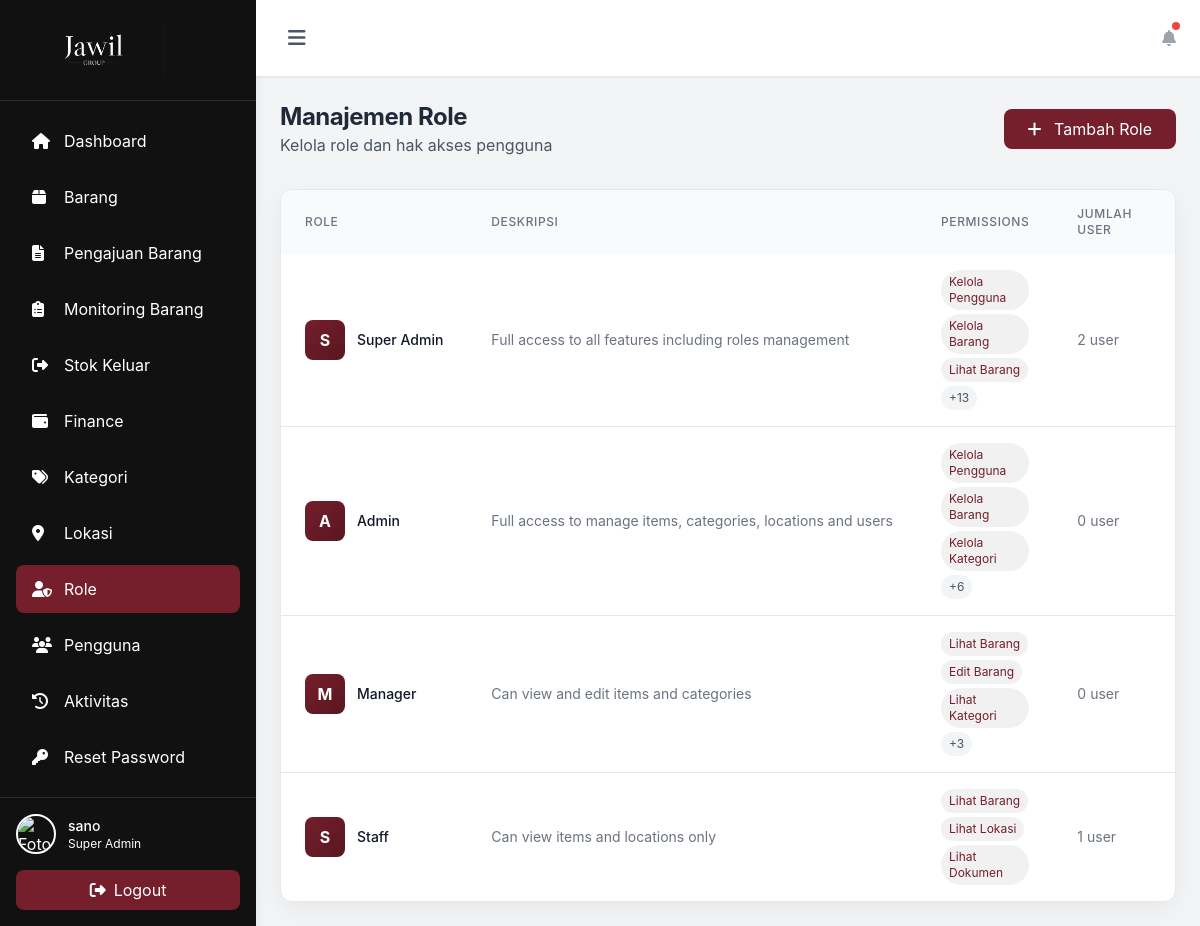
The page /roles.php (signed in) on the database its author committed.
### tables this page shows
CREATE TABLE `menus` (
  `id` int(11) NOT NULL,
  `menu_name` varchar(50) NOT NULL,
  `menu_label` varchar(100) NOT NULL,
  `menu_icon` varchar(50) NOT NULL,
  `menu_url` varchar(100) NOT NULL,
  `menu_order` int(11) DEFAULT 0,
  `is_active` tinyint(1) DEFAULT 1,
  `created_at` timestamp NOT NULL DEFAULT current_timestamp()
);

CREATE TABLE `roles` (
  `id` int(11) NOT NULL,
  `role_name` varchar(50) NOT NULL,
  `description` text DEFAULT NULL,
  `permissions` longtext DEFAULT NULL CHECK (json_valid(`permissions`)),
  `created_at` timestamp NOT NULL DEFAULT current_timestamp()
);

### includes/db.php (called while the page is built, shortened)
<?php
class Database {
    private static $instance = null;
    private $connection;
    private function __construct() {
        try {
            $this->connection = new PDO(
                "mysql:host=" . DB_HOST . ";dbname=" . DB_NAME . ";charset=utf8mb4",
                DB_USER,
                DB_PASS,
                [
                    PDO::ATTR_ERRMODE => PDO::ERRMODE_EXCEPTION,
                    PDO::ATTR_DEFAULT_FETCH_MODE => PDO::FETCH_ASSOC,
                    PDO::ATTR_EMULATE_PREPARES => false
                ]
            );
        } catch (PDOException $e) {
            die("Database connection failed: " . $e->getMessage());
        }
    }
    public static function getInstance() {
        if (self::$instance === null) {
            self::$instance = new Database();
        }
        return self::$instance;
    }
    public function query($sql, $params = []) {
        try {
            $stmt = $this->connection->prepare($sql);
            $stmt->execute($params);
            return $stmt;
        } catch (PDOException $e) {
            throw new Exception("Query failed: " . $e->getMessage());
        }
    }
    public function fetchAll($sql, $params = []) {
        $stmt = $this->query($sql, $params);
        return $stmt->fetchAll();
    }
}
?>

### includes/auth.php (called while the page is built, shortened)
<?php
require_once __DIR__ . '/db.php';
class Auth {
    public function isLoggedIn() {
        return isset($_SESSION['user_id']) && isset($_SESSION['last_activity']);
    }
    public function hasPermission($permission) {
        $permissions = $_SESSION['permissions'] ?? [];
        return in_array($permission, $permissions) || in_array('*', $permissions);
    }
    public function getCurrentUser() {
        return [
            'id' => $_SESSION['user_id'],
            'employee_id' => $_SESSION['employee_id'] ?? null,
            'username' => $_SESSION['username'],
            'full_name' => $_SESSION['full_name'],
            'profile_photo' => $_SESSION['profile_photo'] ?? null,
            'email' => $_SESSION['email'],
            'role_id' => $_SESSION['role_id'],
            'role_name' => $_SESSION['role_name'],
            'permissions' => $_SESSION['permissions']
        ];
    }
    public function getAccessibleMenus() {
        $roleId = $_SESSION['role_id'];
        $db = Database::getInstance();
        try {
            $sql = "SELECT m.*
                    FROM menus m
                    JOIN role_menu_access rma ON m.id = rma.menu_id
                    WHERE rma.role_id = ? AND rma.can_view = 1 AND m.is_active = 1
                    ORDER BY m.menu_order";
            $menus = $db->fetchAll($sql, [$roleId]);
            return $menus;
        } catch (Exception $e) {
            if ($this->isSuperAdmin()) {
                try {
                    return $db->fetchAll("SELECT * FROM menus WHERE is_active = 1 ORDER BY menu_order");
                } catch (Exception $e2) {
                    return [
                        ['menu_name' => 'dashboard', 'menu_label' => 'Dashboard', 'menu_icon' => 'fa-home', 'menu_url' => 'dashboard.php'],
                        ['menu_name' => 'items', 'menu_label' => 'Barang', 'menu_icon' => 'fa-box', 'menu_url' => 'items.php'],
                        ['menu_name' => 'categories', 'menu_label' => 'Kategori', 'menu_icon' => 'fa-tags', 'menu_url' => 'categories.php'],
                        ['menu_name' => 'locations', 'menu_label' => 'Lokasi', 'menu_icon' => 'fa-map-marker-alt', 'menu_url' => 'locations.php'],
                        ['menu_name' => 'roles', 'menu_label' => 'Role', 'menu_icon' => 'fa-user-shield', 'menu_url' => 'roles.php'],
                        ['menu_name' => 'users', 'menu_label' => 'Pengguna', 'menu_icon' => 'fa-users', 'menu_url' => 'users.php'],
                        ['menu_name' => 'logs', 'menu_label' => 'Aktivitas', 'menu_icon' => 'fa-history', 'menu_url' => 'logs.php']
                    ];
                }
            }
            return [];
        }
    }
}
$auth = new Auth();
?>

### roles.php (the view, shortened to what this page needs)
<?php
require_once 'includes/auth.php';
$auth->requireLogin();
$auth->requirePermission('roles.manage');
$availablePermissions = [
    'users.manage' => 'Kelola Pengguna',
    'items.manage' => 'Kelola Barang',
    'items.view' => 'Lihat Barang',
    'items.edit' => 'Edit Barang',
    'categories.manage' => 'Kelola Kategori',
    'categories.view' => 'Lihat Kategori',
    'categories.edit' => 'Edit Kategori',
    'locations.manage' => 'Kelola Lokasi',
    'locations.view' => 'Lihat Lokasi',
    'roles.manage' => 'Kelola Role',
    'logs.view' => 'Lihat Log Aktivitas',
    'settings.manage' => 'Pengaturan Sistem',
    'finance.view' => 'Lihat Finance',
    'finance.manage' => 'Kelola Finance',
    'documents.view' => 'Lihat Dokumen',
    'documents.manage' => 'Kelola Dokumen'
];
require_once 'includes/header.php';
$roles = $db->fetchAll("SELECT r.*, COUNT(u.id) as user_count FROM roles r LEFT JOIN users u ON r.id = u.role_id GROUP BY r.id ORDER BY r.id");
?>
<div class="mb-8 flex flex-col md:flex-row md:items-center md:justify-between gap-4">
    <div>
        <h2 class="text-2xl font-bold text-gray-800">Manajemen Role</h2>
        <p class="text-gray-600">Kelola role dan hak akses pengguna</p>
    </div>
    <button onclick="openModal('addModal')" class="bg-gradient-to-r from-purple-600 to-indigo-600 text-white px-6 py-2 rounded-lg hover:from-purple-700 hover:to-indigo-700 transition">
        <i class="fas fa-plus mr-2"></i>
        Tambah Role
    </button>
</div>
<div class="bg-white rounded-xl shadow-sm overflow-hidden">
    <div class="overflow-x-auto">
        <table class="w-full">
            <thead class="bg-gray-50">
                <tr>
                    <th class="px-6 py-4 text-left text-xs font-medium text-gray-500 uppercase tracking-wider">Role</th>
                    <th class="px-6 py-4 text-left text-xs font-medium text-gray-500 uppercase tracking-wider">Deskripsi</th>
                    <th class="px-6 py-4 text-left text-xs font-medium text-gray-500 uppercase tracking-wider">Permissions</th>
                    <th class="px-6 py-4 text-left text-xs font-medium text-gray-500 uppercase tracking-wider">Jumlah User</th>
                    <th class="px-6 py-4 text-left text-xs font-medium text-gray-500 uppercase tracking-wider">Aksi</th>
                </tr>
            </thead>
            <tbody class="divide-y divide-gray-200">
                <?php if (count($roles) > 0): ?>
                    <?php foreach ($roles as $role): ?>
                        <tr class="hover:bg-gray-50">
                            <td class="px-6 py-4 whitespace-nowrap">
                                <div class="flex items-center">
                                    <div class="w-10 h-10 bg-gradient-to-r from-purple-600 to-indigo-600 rounded-lg flex items-center justify-center text-white font-bold mr-3">
                                        <?php echo strtoupper(substr($role['role_name'], 0, 1)); ?>
                                    </div>
                                    <div>
                                        <p class="text-sm font-medium text-gray-900"><?php echo htmlspecialchars($role['role_name']); ?></p>
                                    </div>
                                </div>
                            </td>
                            <td class="px-6 py-4 whitespace-nowrap text-sm text-gray-500">
                                <?php echo htmlspecialchars($role['description']); ?>
                            </td>
                            <td class="px-6 py-4">
                                <?php
                                $perms = json_decode($role['permissions'], true) ?? [];
                                $permLabels = [];
                                foreach ($perms as $perm) {
                                    if (isset($availablePermissions[$perm])) {
                                        $permLabels[] = $availablePermissions[$perm];
                                    }
                                }
                                ?>
                                <div class="flex flex-wrap gap-1">
                                    <?php foreach (array_slice($permLabels, 0, 3) as $label): ?>
                                        <span class="px-2 py-1 bg-purple-100 text-purple-800 rounded-full text-xs">
                                            <?php echo htmlspecialchars($label); ?>
                                        </span>
                                    <?php endforeach; ?>
                                    <?php if (count($permLabels) > 3): ?>
                                        <span class="px-2 py-1 bg-gray-100 text-gray-600 rounded-full text-xs">
                                            +<?php echo count($permLabels) - 3; ?>
                                        </span>
                                    <?php endif; ?>
                                </div>
                            </td>
                            <td class="px-6 py-4 whitespace-nowrap text-sm text-gray-500">
                                <?php echo $role['user_count']; ?> user
                            </td>
                            <td class="px-6 py-4 whitespace-nowrap text-sm">
                            </td>
                        </tr>
                    <?php endforeach; ?>
                <?php endif; ?>
            </tbody>
        </table>
    </div>
</div>
<?php require_once 'includes/footer.php'; ?>

### includes/header.php (shortened to what this page needs)
<?php
require_once __DIR__ . '/auth.php';
$auth->requireLogin();
$user = $auth->getCurrentUser();
?>
<!DOCTYPE html>
<html lang="id">
<head>
    <script src="https://cdn.tailwindcss.com"></script>
    <link rel="stylesheet" href="https://cdnjs.cloudflare.com/ajax/libs/font-awesome/6.4.0/css/all.min.css">
</head>
<body class="bg-gray-100">
    <div class="flex h-screen overflow-hidden">
        <aside id="desktopSidebar" class="w-64 bg-white shadow-lg flex-shrink-0 hidden md:block">
            <div class="p-6 border-b">
                <div class="flex items-center space-x-3" title="Jawil Group">
                    <img src="includes/jawil-logo-transparent.png" alt="Jawil Group" class="sidebar-brand-logo">
                </div>
            </div>
            <nav class="p-4 space-y-2">
                <?php
                $accessibleMenus = $auth->getAccessibleMenus();
                foreach ($accessibleMenus as $menu):
                ?>
                <a href="<?php echo $menu['menu_url']; ?>" class="sidebar-link flex items-center space-x-3 px-4 py-3 rounded-lg text-gray-700 transition <?php echo basename($_SERVER['PHP_SELF']) == basename($menu['menu_url']) ? 'active' : ''; ?>">
                    <i class="fas <?php echo $menu['menu_icon']; ?> w-5"></i>
                    <span><?php echo $menu['menu_label']; ?></span>
                </a>
                <?php endforeach; ?>
                <?php if ($auth->hasPermission('settings.manage') || $auth->hasPermission('users.manage')): ?>
                <a href="login_background.php" class="sidebar-link flex items-center space-x-3 px-4 py-3 rounded-lg text-gray-700 transition <?php echo basename($_SERVER['PHP_SELF']) === 'login_background.php' ? 'active' : ''; ?>">
                    <span>Background Login</span>
                </a>
                <?php endif; ?>
            </nav>
            <div class="absolute bottom-0 w-64 p-4 border-t bg-white">
                <div class="sidebar-user flex items-center space-x-3 mb-4">
                    <?php if (!empty($user['profile_photo'])): ?>
                        <img src="uploads/<?php echo htmlspecialchars($user['profile_photo']); ?>" alt="Foto profil" class="w-10 h-10 rounded-full object-cover border-2 border-white">
                    <?php else: ?>
                        <div class="w-10 h-10 bg-gradient-to-r from-purple-600 to-indigo-600 rounded-full flex items-center justify-center text-white font-bold">
                            <?php echo strtoupper(substr($user['full_name'], 0, 1)); ?>
                        </div>
                    <?php endif; ?>
                    <div class="sidebar-user-info flex-1">
                        <p class="font-medium text-gray-800 text-sm"><?php echo htmlspecialchars($user['full_name']); ?></p>
                        <p class="text-xs text-gray-500"><?php echo htmlspecialchars($user['role_name']); ?></p>
                    </div>
                </div>
                <a href="logout.php" class="sidebar-logout flex items-center justify-center space-x-2 w-full px-4 py-2 bg-red-50 text-red-600 rounded-lg hover:bg-red-100 transition">
                    <i class="fas fa-sign-out-alt"></i>
                    <span>Logout</span>
                </a>
            </div>
        </aside>
        <div class="flex-1 flex flex-col overflow-hidden">
            <header class="bg-white shadow-sm px-6 py-4 flex items-center justify-between">
                <div class="flex items-center gap-2">
                    <button class="hidden md:inline-flex text-gray-600 hover:text-gray-800 p-2 rounded-lg hover:bg-gray-100" onclick="toggleDesktopSidebar()" title="Toggle sidebar" aria-label="Toggle sidebar">
                        <i class="fas fa-bars text-xl"></i>
                    </button>
                </div>
                <div class="flex items-center space-x-4">
                    <div class="relative">
                        <i class="fas fa-bell text-gray-400 hover:text-gray-600 cursor-pointer"></i>
                        <span class="absolute -top-1 -right-1 w-2 h-2 bg-red-500 rounded-full"></span>
                    </div>
                </div>
            </header>
            <main class="flex-1 overflow-y-auto p-6">

### rows shown on the page
menus: menu_label "Dashboard"
menus: menu_label "Barang"
menus: menu_label "Pengajuan Barang"
menus: menu_label "Monitoring Barang"
menus: menu_label "Stok Keluar"
menus: menu_label "Finance"
menus: menu_label "Kategori"
menus: menu_label "Lokasi"
menus: menu_label "Role"
menus: menu_label "Pengguna"
menus: menu_label "Aktivitas"
menus: menu_label "Reset Password"
roles: role_name "S", role_name "Super Admin", description "Full access to all features including roles management", label "Kelola Pengguna", label "Kelola Barang", label "Lihat Barang", count($permLabels) - 3 "13", user_count "2"
roles: role_name "A", role_name "Admin", description "Full access to manage items, categories, locations and users", label "Kelola Pengguna", label "Kelola Barang", label "Kelola Kategori", count($permLabels) - 3 "6", user_count "0"
roles: role_name "M", role_name "Manager", description "Can view and edit items and categories", label "Lihat Barang", label "Edit Barang", label "Lihat Kategori", count($permLabels) - 3 "3", user_count "0"
roles: role_name "S", role_name "Staff", description "Can view items and locations only", label "Lihat Barang", label "Lihat Lokasi", label "Lihat Dokumen", user_count "1"

### other values the page prints
$user['full_name'] "sano"
$user['role_name'] "Super Admin"
